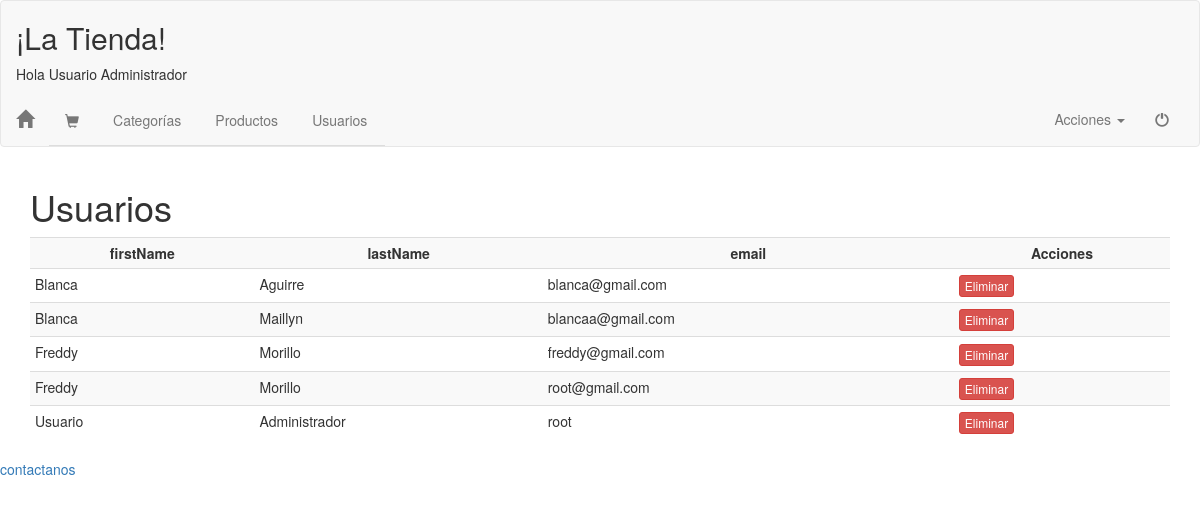
Before: /controlador/MostrarUser.php (signed in) with the older database file.
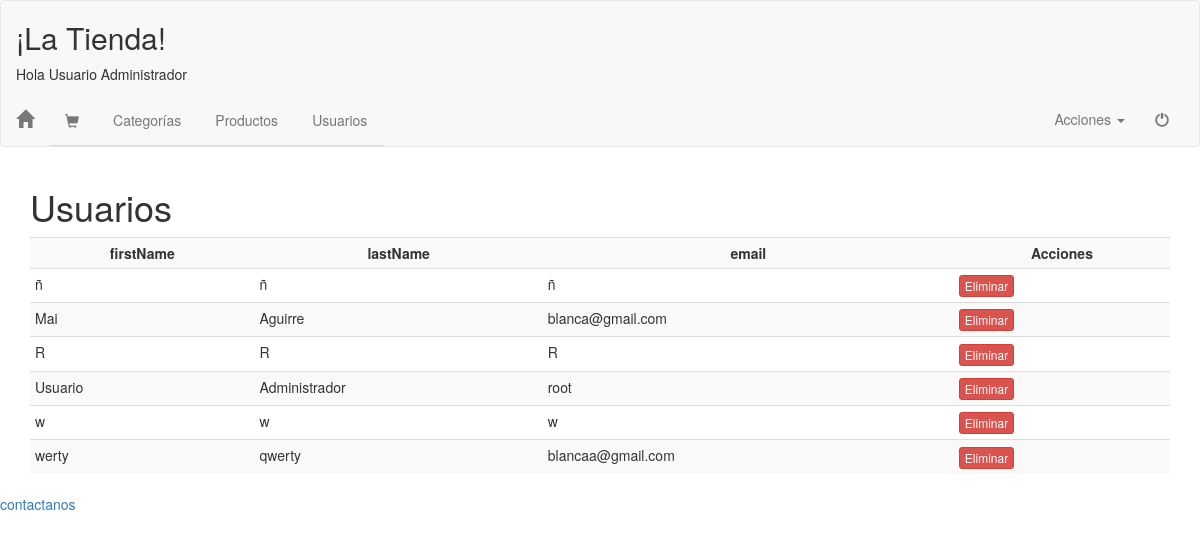
After: the same page with the newer database file.
### tables this page shows
CREATE TABLE `user` (
  `id` int(11) NOT NULL,
  `firstName` varchar(50) NOT NULL,
  `lastName` varchar(50) NOT NULL,
  `email` varchar(50) NOT NULL,
  `password` varchar(16) NOT NULL
);

### controlador/MostrarUser.php (called while the page is built, shortened)
<?php
	$arreglo=getAllTabla(TABLAUSER, 'ORDER BY firstName ASC');
	include_once crearStringRuta(array(SALIRDECARP,CARPETAVISTA,LISTUSER));
 ?>

### modelo/config.php (called while the page is built, shortened)
 <?php
function getAllTabla($tabla, $stringOrdenarLista=null)
{
	$conectar= new Conexion();
	$conectar=$conectar->getConexion();
	$statement=$conectar->prepare("SELECT * FROM $tabla $stringOrdenarLista");
	$statement->execute();
	$arreglo=$statement->fetchAll(PDO::FETCH_ASSOC);
	return $arreglo;
}
 ?>

### vista/ListUser.php (the view)
<?php
	include_once'CabeceraHTML.php';
	include_once'BarraNavegacion.php';
?>
<header class="container">
		<h1>Usuarios</h1>
	</header>
	<div class="container">
		<table class="table table-striped table-condensed">
			<tr>
				<th class="text-center">firstName</th>
				<th class="text-center">lastName</th>
				<th class="text-center">email</th>
				<th class="text-center">Acciones</th>
			</tr>
			<?php if(count($arreglo)>0 ): ?>
					<?php foreach ($arreglo as $arrayUser): ?>
				<tr>
					<td><?= $arrayUser['firstName']; ?></td>
					<td><?= $arrayUser['lastName']; ?></td>
					<td><?= $arrayUser['email']; ?></td>
					<td><a class="btn btn-danger btn-xs" href="EliminarUser.php?id=<?=$arrayUser['id']?>">Eliminar</a></td>
				</tr>
					<?php endforeach ?>
			<?php endif ?>
		</table>
	</div>
<?php 	include_once'PieHTML.php';?>

### vista/CabeceraHTML.php (shortened to what this page needs)
<!DOCTYPE html>
<html lang="en">
<head>
	<link rel="stylesheet" href="../css/bootstrap.min.css">
	<link rel="stylesheet" href="../css/estilos.css">
</head>
<body>

### vista/BarraNavegacion.php (shortened to what this page needs)
<header>
  <nav class="navbar navbar-default">
    <div class="container-fluid">
      <h2>¡La Tienda!</h2>
      <?php if (!empty($_SESSION)): ?>
        <p>Hola <?=$_SESSION['firstName'] ." ".$_SESSION['lastName'];?></p>
      <?php endif ?>
      <div class="navbar-header">
         <a class="navbar-brand" href="AccionUser.php"><span class="glyphicon glyphicon-home" ></span></a>
      </div>
      <?php if (!empty($_SESSION)): ?>
        <div class="collapse navbar-collapse" id="bs-example-navbar-collapse-1">
          <ul class="nav nav-tabs navbar-nav">
              <li><a class="glyphicon glyphicon-shopping-cart" href="Carrito.php"></a></li>
            <?php if ($_SESSION['email']=='root' && $_SESSION['password']=='abdc1234'): ?>
              <li role="presentation"><a href="MostrarCategoryProduct.php">Categorías</a></li>
              <li role="presentation"><a href="MostrarProduct.php">Productos</a></li>
              <li role="presentation"><a href="MostrarUser.php">Usuarios</a></li>
            <?php endif ?>
          </ul>
          <ul class="nav navbar-nav navbar-right">
            <li class="dropdown">
              <a href="#" class="dropdown-toggle" data-toggle="dropdown" role="button" aria-haspopup="true" aria-expanded="false">Acciones <span class="caret"></span></a>
            </li>
            <li><a class="glyphicon glyphicon-off" href="Logout.php"></a></li>
          </ul>
        </div>
      <?php endif ?>
    </div>
  </nav>
</header>

### vista/PieHTML.php (shortened to what this page needs)
	<a href="">contactanos</a>
</body>
</html>

### css/estilos.css (style rules this page uses)
header { background-color: }

Changed rows visible on the page:
removed user: firstName "Blanca", lastName "Maillyn", email "blancaa@gmail.com"
removed user: firstName "Freddy", lastName "Morillo", email "freddy@gmail.com"
removed user: firstName "Freddy", lastName "Morillo", email "root@gmail.com"
added user: firstName "ñ", lastName "ñ", email "ñ"
changed user "Aguirre": firstName "Blanca" → "Mai"
added user: firstName "R", lastName "R", email "R"
added user: firstName "w", lastName "w", email "w"
added user: firstName "werty", lastName "qwerty", email "blancaa@gmail.com"
